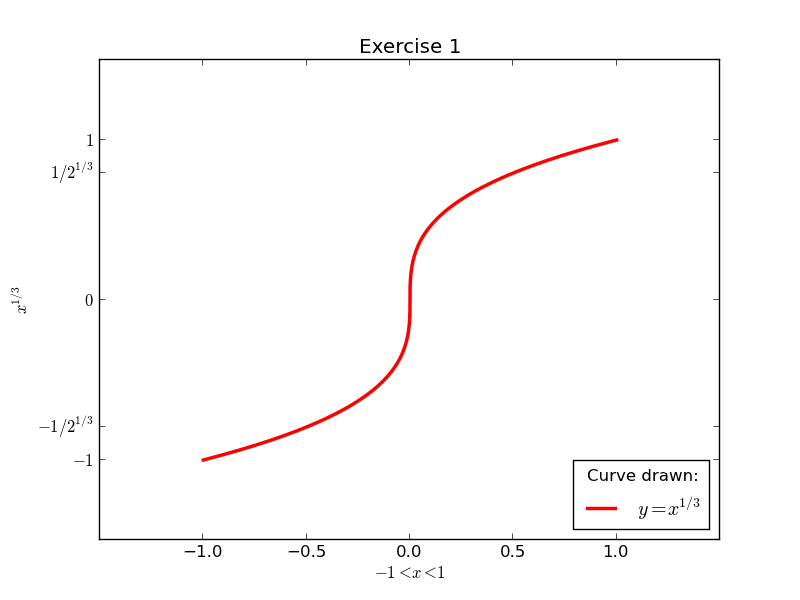

Python code for this plot:
# import the graphics module being used
import matplotlib.pyplot as pyplot

# plotdata is a local module for our convenience
import plotdata

# x and y are lists of floating point numbers
x = plotdata.exercise01x
y = plotdata.exercise01y

# Pre-plot
pyplot.axis([-1.5, 1.5, -1.5, 1.5])
pyplot.xticks([-1.0, -0.5, 0.0, 0.5, 1.0])
pyplot.yticks([-1.0, -(0.5**(1/3)), 0.0, 0.5**(1/3), 1.0], ['$-1$', '$-{1/2}^{1/3}$', '$0$', '${1/2}^{1/3}$', '$1$'])
pyplot.title('Exercise 1')
pyplot.xlabel('$-1<x<1$')
pyplot.ylabel('$x^{1/3}$')

# Plot y against x
pyplot.plot(x,y, color='red', linewidth=2.5, label='$y=x^{1/3}$')

# Post-plot
pyplot.legend(loc='lower right', title='Curve drawn:')

# Output the graph
pyplot.savefig('exercise01.png')
